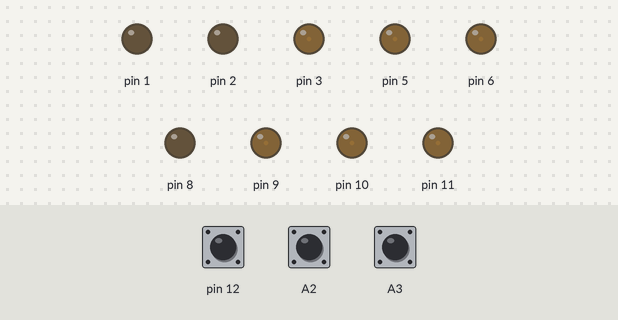
Bench run of a sketch on a simulated Arduino Uno, built with avr-gcc and run on an emulated ATmega328P. On the bench: output pins drawn as LEDs (lit = HIGH). Dashed ring = blinking. Inputs (shaded band) come from the test bench; at power-on: A3 HIGH, A2 HIGH, pin 12 HIGH. EEPROM starts erased.

Above: at 1.7 s.
1.8 s: A3 pulled LOW for 0.15 s
At 2.16 s:
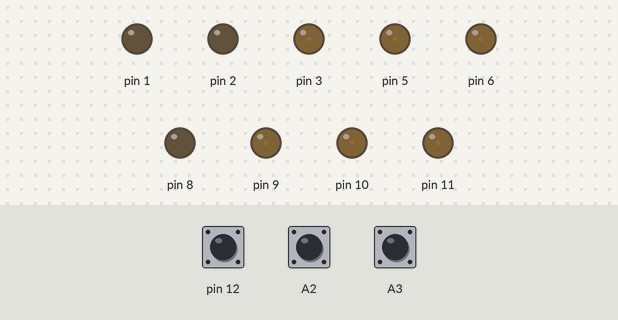
4.8 s: A2 pulled LOW for 3.2 s
At 9.0 s:
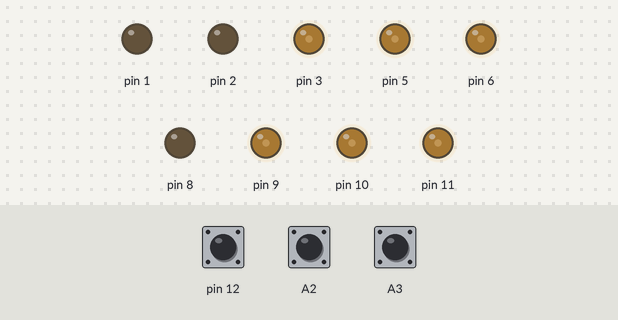
9.5 s: pin 12 pulled LOW for 0.15 s
At 9.67 s:
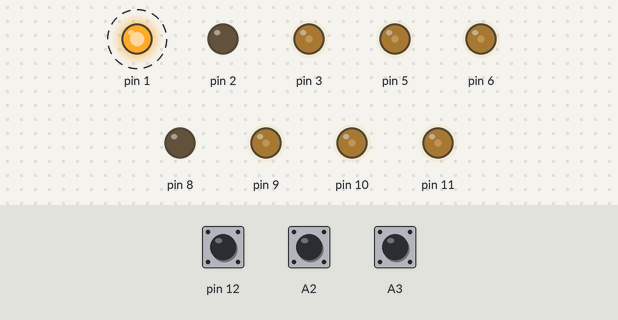
12.6 s: A2 pulled LOW for 3.2 s
At 16.5 s:
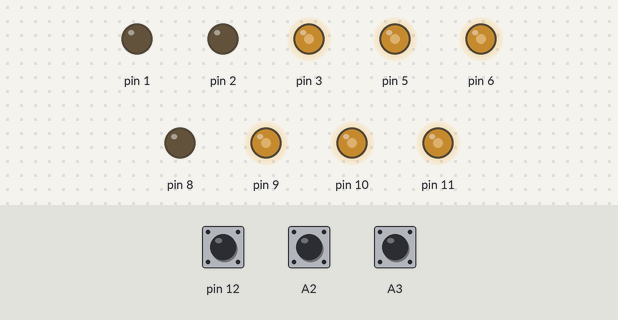
17.3 s: pin 12 pulled LOW for 1 s
At 17.48 s:
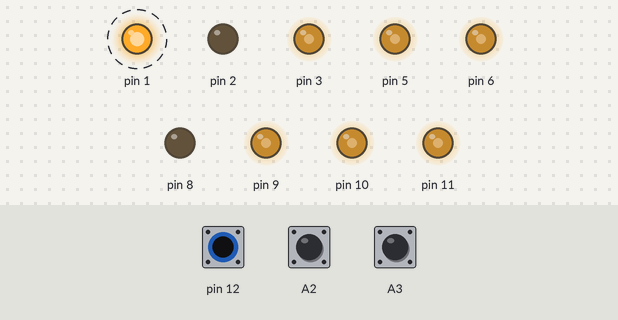
20.9 s: A3 pulled LOW for 1 s
At 22.6 s:
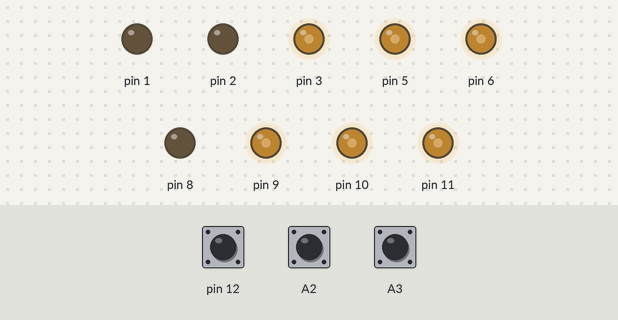
Timing chart, 0 to 24.1 s (numbered marks = the images above; inputs shaded):
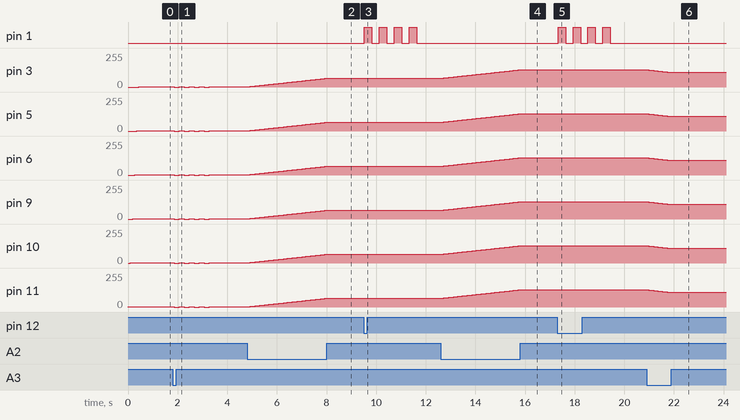

Measured:
- after the input at 1.8 s, pin 3, pin 5, pin 6, pin 9–11: 3/255 → 2/255 at once, then repeats every 0.40 s: 0/255 0.20 s, 1/255 0.20 s, until it stays 1/255 from 3.3 s
- after the input at 4.8 s, pin 3, pin 5, pin 6, pin 9–11: moves from 1/255 to 65/255 over 3.2 s, starting at once
- after the input at 9.5 s, pin 1: alternates HIGH for 0.30 s and LOW for 0.30 s, 8 changes in all, then stays LOW, starting at once
- after the input at 12.6 s, pin 3, pin 5, pin 6, pin 9–11: moves from 65/255 to 129/255 over 3.2 s, starting at once
- after the input at 17.3 s, pin 1: alternates HIGH for 0.30 s and LOW for 0.30 s, 8 changes in all, then stays LOW, starting at once
- after the input at 20.9 s, pin 3, pin 5, pin 6, pin 9–11: moves from 129/255 to 109/255 over 0.95 s, starting at once

The sketch:

Shim_povorot.ino
```cpp
#include <EEPROM.h>

byte shim = 0;                             //pwm125 - 6.6V 150mA    >190 - 6.6V 340mA
byte test = 0;
byte count = 0;
byte max_pwm = 192;
const byte cycle_autotune = 5;
uint16_t turn_signal_time[cycle_autotune];  //массив времен работы поворотника
bool work = false;

struct Atmega_Config{                          //структура для хранения настроек в EEPROM памяти. Переменные структуры записаны большими буквами, для их отличия от других глобальных переменных
  uint16_t INTERVAL_FLASH = 0;
  uint16_t INTERVAL_PAUSE = 0;
  byte SHIM = 0;
} Config;


void setup() {

if (EEPROM.get(0,test) == 0xFF){                //проверка первого включения. если в памяти FF, то записать параметры поумолчанию
Config.INTERVAL_FLASH = 500;
Config.INTERVAL_PAUSE = 500;
Config.SHIM = 3;
EEPROM.put(0, Config);
}

pins_mode();

if (digitalRead(12) == LOW) {
  auto_tune()  ;
}

read_Config();
shim = Config.SHIM;

      analogWrite(11, shim);
      delay (Config.INTERVAL_FLASH/6);

      analogWrite(10, shim);
      delay (Config.INTERVAL_FLASH/6);

      analogWrite(9, shim);
      delay (Config.INTERVAL_FLASH/6);

      analogWrite(6, shim);
      delay (Config.INTERVAL_FLASH/6);

      analogWrite(5, shim);
      delay (Config.INTERVAL_FLASH/6);

      analogWrite(3, shim);
      delay (Config.INTERVAL_FLASH/6);
}
void loop() {

      change_shim();


      if (digitalRead(12) == LOW) {
        if (shim != Config.SHIM){
          EEPROM.put(4, shim);
          EEPROM.get(0, Config);
          for (byte i=0; i<=3; i++){
            digitalWrite(1, HIGH);
            delay (300);
            digitalWrite(1, LOW);
            delay (300);
          }


        }

  }
}
```

EEPROM.ino
```cpp
void save_Config(){
  EEPROM.put(0, Config.INTERVAL_FLASH);
  EEPROM.put(2, Config.INTERVAL_PAUSE);
  EEPROM.put(4, Config.INTERVAL_PAUSE);
  /*
  Serial.println("Даные записаны: ");
  Serial.println (Config.INTERVAL_FLASH);
  Serial.println (Config.INTERVAL_PAUSE);
     */
}

void read_Config(void){                                   //чтение конфига из EEPROM памяти
  EEPROM.get(0, Config);
  /*
  Serial.println("Даные прочитаны: ");
  Serial.println (Config.INTERVAL_FLASH);
  Serial.println (Config.INTERVAL_PAUSE);
  Serial.println (Config.SHIM);
  */
}
```

auto_tune.ino
```cpp
void auto_tune(){

  uint16_t time_start = 0;
  uint16_t time_end = 0;
  byte count_flash = 0;

  digitalWrite(2,HIGH);                // Показываем что в режиме автотюна

  bool flashing_flag_1 = false;

  Serial.println("Tune mode on");
  for ( ; count_flash < cycle_autotune;){
    Serial.println("=================================");
    Serial.println("Ожидаю включения поворотника");
    for( ;flashing_flag_1 != true; ){
        if(digitalRead(7)==LOW && flashing_flag_1 ==false) {
          Serial.println("Поворотник включен");
          time_start = millis();
          Serial.println ("*********" + String(time_start));
          flashing_flag_1 = true;

          if (time_end != 0){         //интервал пауз между поворотами
            Serial.print("Время паузы: ");
            Serial.println(time_start - time_end);
            Config.INTERVAL_PAUSE += time_start - time_end;

          }

          time_end = 0;
        }
    }

    Serial.println("Ожидаю отключения поворотника");
    for( ; flashing_flag_1 != false; ){
        if (time_start !=0 && digitalRead(7)==HIGH){
            time_end = millis();
            Serial.println("*********" + String(time_end));
            Serial.print ("Время работы поворотника: ");
            turn_signal_time[count_flash] = time_end-time_start;
            Serial.println(String(turn_signal_time[count_flash]) + " ms");

            flashing_flag_1 = false;
            time_start = 0;

        }
    }
  count_flash++;
  }
  Serial.println("=================================");

  for (;count_flash >0 ; count_flash-- ){
    Serial.println (turn_signal_time[count_flash-1]);
    Config.INTERVAL_FLASH += turn_signal_time[count_flash-1];
    }

  Config.INTERVAL_FLASH = Config.INTERVAL_FLASH / cycle_autotune;         // Среднее время работы поворотника
  Config.INTERVAL_PAUSE = Config.INTERVAL_PAUSE / cycle_autotune -1;
  Serial.print("Среднее время работы поворотника: ");
  Serial.println (Config.INTERVAL_FLASH);
  Serial.print("Среднее время выключеного поворотника: ");
  Serial.println (Config.INTERVAL_PAUSE);
  digitalWrite(2,LOW);                          //Тушим красный диод
  for(byte i = 0; i < 3; i++){                  //Мигаем зеленым диодом
      digitalWrite(8,HIGH);
      delay(300);
      digitalWrite(8,LOW);
      delay(300);
  }
  Serial.println ("Автотюн завершен");
  EEPROM.put(0, Config.INTERVAL_FLASH);
  EEPROM.put(2, Config.INTERVAL_PAUSE);
}
```

change_shim.ino
```cpp
void change_shim(){
byte flag = 0;
  if (digitalRead(A2) == LOW){
    shim ++;
    if(shim >= max_pwm){
      shim = max_pwm;
      shim_min_max();
      //Serial.println(shim);
    }

  }


  if(digitalRead(A3) == LOW){
    shim --;
    if (shim <=1) {
      shim = 1;
      shim_min_max();
      //Serial.println(shim);
    }

  }
  analogWrite(11, shim);
  analogWrite(10, shim);
  analogWrite(9, shim);
  analogWrite(6, shim);
  analogWrite(5, shim);
  analogWrite(3, shim);
  delay(50);
}

void shim_min_max(){
  for (int i = 0; i<=3; i++)
      {
      analogWrite(11, 0);
      analogWrite(10, 0);
      analogWrite(9, 0);
      analogWrite(6, 0);
      analogWrite(5, 0);
      analogWrite(3, 0);
      delay(200);
      analogWrite(11, shim);
      analogWrite(10, shim);
      analogWrite(9, shim);
      analogWrite(6, shim);
      analogWrite(5, shim);
      analogWrite(3, shim);
      delay(200);
      }
}
```

pwm_help.ino
```cpp
/* for 1 diode in chanel VCC6.6
 * pwm     mA
 * 3       20-25mA
 * 13      100mA
 * 15      120mA
 * 26      200mA
 * 39      300mA
 * 55      400mA
 * 71      500mA
 * 87      600mA
 * 107     700mA
 */

 /* for 2 diode in chanel VCC6.6
 * pwm     mA
 * 3       4mA
 * 11      20mA
 * 59      100mA
 * 71      120mA
 * 117     200mA
 * 175     300mA
 * 219     400mA
 * 254     480mA
 */
```

pins_mode.ino
```cpp
void pins_mode(){

//******** ШИМ пины поворотника********
  pinMode(11, OUTPUT);        // D11 как выход
  analogWrite(11, 0);
pinMode(10, OUTPUT);          // D10 как выход
  analogWrite(10, 0);
pinMode(9, OUTPUT);           // D9 как выход
  analogWrite(9, 0);
pinMode(6, OUTPUT);           // D6 как выход
  analogWrite(6, 0);
pinMode(5, OUTPUT);           // D5 как выход
  analogWrite(5, 0);
pinMode(3, OUTPUT);           // D3 как выход
  analogWrite(3, 0);

 //********Пины управления реле и автотюна********

 pinMode (7, INPUT);          // D7 вход сигнала поворотника. Управление подтяжкой на землю.
  digitalWrite(7,HIGH);
 pinMode(2, OUTPUT);          // D2 вывод на красный диод (начало автотюна)
  digitalWrite(2, LOW);
 pinMode(1, OUTPUT);          // D1 вывод на синий диод (моргнет 2 раза при завершении настройки яркости)
  digitalWrite(1, LOW);
 pinMode (8, OUTPUT);         // D8 вывод на зеленый диод (моргнет 2 раза при завершении автотюна)
  digitalWrite(8, LOW);
 pinMode(12,INPUT);           // D12 вход в режим автотюна нажатием кнопки (подтяжка к земле)
  digitalWrite(12, HIGH);

// ********Пины управления яркостью********

  pinMode(A3, INPUT);
    digitalWrite(A3, HIGH);
  pinMode(A2, INPUT);
    digitalWrite(A2, HIGH);
}
```
